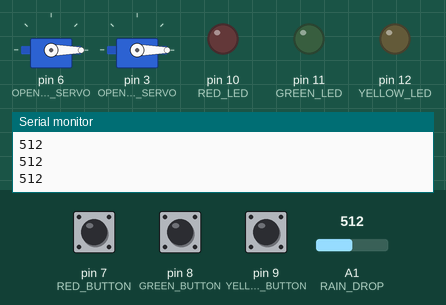
Bench run of a sketch on a simulated Arduino Uno, built with avr-gcc and run on an emulated ATmega328P. On the bench: 2 × servo, output pins drawn as LEDs (lit = HIGH), the last lines printed to the serial monitor. The test bench sets the inputs (shaded band); at power-on: A1 (RAIN_DROP) = 512, pin 7 (RED_BUTTON) LOW, pin 8 (GREEN_BUTTON) LOW, pin 9 (YELLOW_BUTTON) LOW. Random numbers use the default seed unless the sketch sets one.

Above: at 1.2 s.
1.3 s: A1 (RAIN_DROP) set to 492
At 4.3 s:
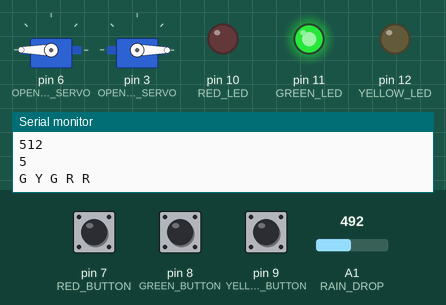
At 9.0 s:
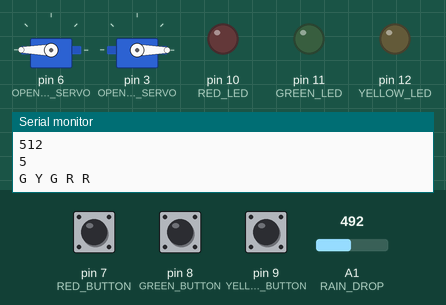
Timing chart, 0 to 10.5 s (numbered marks = the images above; inputs shaded):
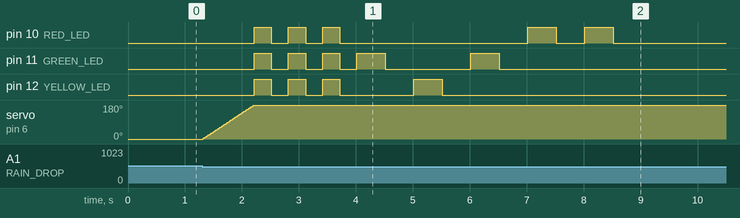

Measured:
- the behaviour switches between 501 and 500 on A1 (RAIN_DROP) (found by bisection; images 0 and 1)
- after the input at 1.3 s, pin 10 (RED_LED): LOW → HIGH after 0.92 s, → LOW 0.30 s later, → HIGH 0.30 s later, → LOW 0.30 s later, … (10 changes in this stretch); pin 11 (GREEN_LED): goes 3 × (HIGH 0.30 s, LOW 0.30 s), HIGH 0.50 s, LOW 1.5 s, HIGH 0.50 s, then LOW, starting after 0.92 s

The sketch:

WaterEssence.ino
```cpp
// pins

#define RED_LED 10
#define GREEN_LED 11
#define YELLOW_LED 12

#define RED_BUTTON 7
#define GREEN_BUTTON 8
#define YELLOW_BUTTON 9

#define OPEN_LED_SERVO 6
#define OPEN_SECRET_SERVO 3

// actions

#define STARTING_CHECK 0
#define WAITING_RAIN_DROP 1
#define OPEN_LED 2
#define CREATE_LED_ARRAY 3
#define SHOW_LED_ARRAY 4
#define PRESS_LED_ARRAY 5
#define OPEN_HIDE_DOOR 6
#define TO_START_POSITION 7

// servo settings

#define SERVO_START_POSITION 0
#define SERVO_END_POSITION 180
#define SERVO_STEP 2

#define RAIN_DROP_LIMIT 500
#define LED_REPEAT 2

#define HIGH_DELAY 500
#define MEDIUM_DELAY 300
#define LOW_DELAY 10

#include <Servo.h>

//----------------------------------
// analog pins

const int RANDOM_ARGUMENT = 0;
const int RAIN_DROP = 1;

//------for led array creation------

const int MAX_SIZE = 5;
const int MIN_SIZE = 3;

int arraySize;                      // real array size.
int arrayIterator;

const int MAX_VALUE = YELLOW_LED;
const int MIN_VALUE = RED_LED;

int ledArray[MAX_VALUE];

//----------------------------------

int action;

//----------------------------------

int buttonInputSignal;              // Which button was pressed - red, green or yellow
bool buttonPressed = false;         // Button press or not indicator
//int const RAIN_DROP_LIMIT = 500;    //
int blinkIterator;

//----------------------------------

Servo openLedServo;
Servo openSecretServo;

void setup()
{
  pinMode(RED_LED, OUTPUT);
  pinMode(GREEN_LED, OUTPUT);
  pinMode(YELLOW_LED, OUTPUT);

  pinMode(RED_BUTTON, INPUT);
  pinMode(GREEN_BUTTON, INPUT);
  pinMode(YELLOW_BUTTON, INPUT);

  action = STARTING_CHECK;
  arrayIterator = 0;

  openLedServo.write(SERVO_START_POSITION);
  openSecretServo.write(SERVO_START_POSITION);

  openLedServo.attach(OPEN_LED_SERVO);
  openSecretServo.attach(OPEN_SECRET_SERVO);

  blinkIterator = 0;

  Serial.begin(9600);
}

void console(int code = 0)
{
  switch(code)
  {
    case RED_LED:
      Serial.print("R");
      Serial.print(" ");
    break;

    case GREEN_LED:
      Serial.print("G");
      Serial.print(" ");
    break;

    case YELLOW_LED:
      Serial.print("Y");
      Serial.print(" ");
    break;

    default:
      Serial.println();
  }
}

void createLedArray()
{
  randomSeed(analogRead(0));

  arraySize = random(MIN_SIZE, MAX_SIZE + 1);

  for(int i = 0; i < MAX_SIZE; i++)
  {
    if(i < arraySize)
      ledArray[i] = random(MIN_VALUE, MAX_VALUE + 1);
    else
      ledArray[i] = 0;
  }
}

void led(int led_delay, int color = 0)
{
  switch(color)
  {
    case RED_LED:
      digitalWrite(RED_LED, HIGH);
    break;
    case GREEN_LED:
      digitalWrite(GREEN_LED, HIGH);
    break;
    case YELLOW_LED:
      digitalWrite(YELLOW_LED, HIGH);
    break;
    default:
      digitalWrite(RED_LED, HIGH);
      digitalWrite(GREEN_LED, HIGH);
      digitalWrite(YELLOW_LED, HIGH);
  }

  delay(led_delay);

  digitalWrite(RED_LED, LOW);
  digitalWrite(GREEN_LED, LOW);
  digitalWrite(YELLOW_LED, LOW);

  delay(led_delay);
}

void loop()
{
  switch(action)
  {
    case STARTING_CHECK:

      openLedServo.write(SERVO_START_POSITION);
      openSecretServo.write(SERVO_START_POSITION);

      blinkIterator = 0;

      action = WAITING_RAIN_DROP;

    break;

    case WAITING_RAIN_DROP:

      Serial.println(analogRead(RAIN_DROP));
      if(analogRead(RAIN_DROP) <= RAIN_DROP_LIMIT)
      {
        action = OPEN_LED;
      }

    break;

    case OPEN_LED:

    for(int i = SERVO_START_POSITION; i <= SERVO_END_POSITION; i += SERVO_STEP)
    {
      openLedServo.write(i);
      delay(LOW_DELAY);
    }

    led(MEDIUM_DELAY);
    led(MEDIUM_DELAY);
    led(MEDIUM_DELAY);

    action = CREATE_LED_ARRAY;

    break;

    case CREATE_LED_ARRAY:

      createLedArray();
      action = SHOW_LED_ARRAY;

      Serial.println(arraySize);

      for(int j = 0; j < MAX_SIZE; j++)
      {
        console(ledArray[j]);
      }

      console();

    break;

    case SHOW_LED_ARRAY:

      for(int i = 0; i < MAX_SIZE; i++)
      {
        if(ledArray[i] != 0)
        {
          led(HIGH_DELAY, ledArray[i]);
        }
      }

      buttonInputSignal = 0;
      arrayIterator = 0;

      action = PRESS_LED_ARRAY;

    break;

    case PRESS_LED_ARRAY:

      if(arrayIterator >= arraySize)
      {
        buttonPressed = false;
        blinkIterator++;

        if(blinkIterator < LED_REPEAT)
        {
           action = CREATE_LED_ARRAY;

           led(HIGH_DELAY);
        }
        else
        {
          blinkIterator = 0;
          action = OPEN_HIDE_DOOR;
        }
      }
      else
      {
        if(digitalRead(RED_BUTTON) == HIGH)
        {
          buttonInputSignal = RED_LED;
        }
        else if(digitalRead(RED_BUTTON) == LOW && buttonInputSignal == RED_LED)
        {
          buttonInputSignal = 0;
          buttonPressed = false;
        }

        if(digitalRead(GREEN_BUTTON) == HIGH)
        {
          buttonInputSignal = GREEN_LED;
        }
        else if(digitalRead(GREEN_BUTTON) == LOW && buttonInputSignal == GREEN_LED)
        {
           buttonInputSignal = 0;
           buttonPressed = false;
        }

        if(digitalRead(YELLOW_BUTTON) == HIGH)
        {
          buttonInputSignal = YELLOW_LED;
        }
        else if(digitalRead(YELLOW_BUTTON) == LOW && buttonInputSignal == YELLOW_LED)
        {
          buttonInputSignal = 0;
          buttonPressed = false;
        }

        if(buttonPressed == false)
          if(buttonInputSignal == ledArray[arrayIterator] )
          {
            Serial.println("ok");
            console(buttonInputSignal);
            console(ledArray[arrayIterator]);
            console();

            buttonPressed = true;
            arrayIterator++;
          }
          else if(buttonInputSignal != 0)
          {
            buttonPressed = false;

            action = SHOW_LED_ARRAY;

            Serial.println("err");
            console(buttonInputSignal);
            console(ledArray[arrayIterator]);
            console();
          }
      }

    break;

    case OPEN_HIDE_DOOR:

      for(int i = SERVO_START_POSITION; i <= SERVO_END_POSITION; i += SERVO_STEP)
      {
        openSecretServo.write(i);
        delay(LOW_DELAY);
      }

      led(MEDIUM_DELAY);
      led(MEDIUM_DELAY);
      led(MEDIUM_DELAY);

      action = TO_START_POSITION;

    break;

    case TO_START_POSITION:

      if(digitalRead(YELLOW_BUTTON) == HIGH && digitalRead(GREEN_BUTTON) == HIGH && digitalRead(RED_BUTTON) == HIGH)
      {
        action = STARTING_CHECK;
      }

    break;
  }
}
```
